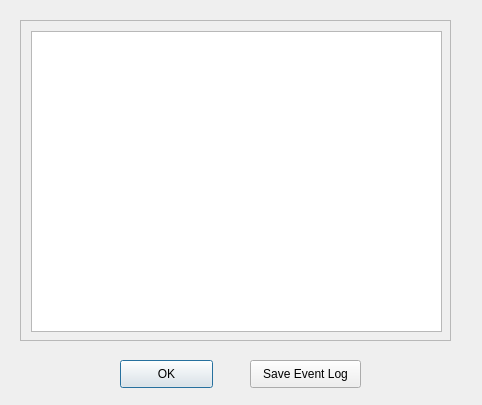
<?xml version="1.0" encoding="UTF-8"?>
<ui version="4.0">
 <class>eventLogDialog</class>
 <widget class="QDialog" name="eventLogDialog">
  <property name="geometry">
   <rect>
    <x>0</x>
    <y>0</y>
    <width>482</width>
    <height>405</height>
   </rect>
  </property>
  <property name="windowTitle">
   <string>Event Log</string>
  </property>
  <widget class="QScrollArea" name="eventLogScrollArea">
   <property name="geometry">
    <rect>
     <x>20</x>
     <y>20</y>
     <width>431</width>
     <height>321</height>
    </rect>
   </property>
   <property name="widgetResizable">
    <bool>true</bool>
   </property>
   <widget class="QWidget" name="scrollAreaWidgetContents">
    <property name="geometry">
     <rect>
      <x>0</x>
      <y>0</y>
      <width>429</width>
      <height>319</height>
     </rect>
    </property>
    <widget class="QTextEdit" name="eventLogTextEdit">
     <property name="geometry">
      <rect>
       <x>10</x>
       <y>10</y>
       <width>411</width>
       <height>301</height>
      </rect>
     </property>
     <property name="readOnly">
      <bool>true</bool>
     </property>
    </widget>
   </widget>
  </widget>
  <widget class="QPushButton" name="okPushButton">
   <property name="geometry">
    <rect>
     <x>120</x>
     <y>360</y>
     <width>93</width>
     <height>28</height>
    </rect>
   </property>
   <property name="text">
    <string>OK</string>
   </property>
  </widget>
  <widget class="QPushButton" name="saveEventLogPushButton">
   <property name="geometry">
    <rect>
     <x>250</x>
     <y>360</y>
     <width>111</width>
     <height>28</height>
    </rect>
   </property>
   <property name="text">
    <string>Save Event Log</string>
   </property>
  </widget>
 </widget>
 <resources/>
 <connections/>
</ui>
